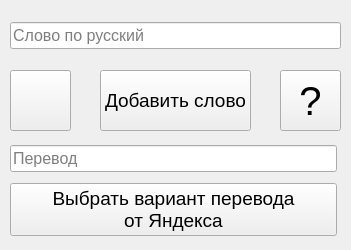
<?xml version="1.0" encoding="UTF-8"?>
<ui version="4.0">
 <class>Form</class>
 <widget class="QWidget" name="Form">
  <property name="geometry">
   <rect>
    <x>0</x>
    <y>0</y>
    <width>351</width>
    <height>250</height>
   </rect>
  </property>
  <property name="windowTitle">
   <string>Form</string>
  </property>
  <widget class="QPushButton" name="btn_change">
   <property name="geometry">
    <rect>
     <x>10</x>
     <y>70</y>
     <width>61</width>
     <height>61</height>
    </rect>
   </property>
   <property name="font">
    <font>
     <pointsize>6</pointsize>
     <strikeout>false</strikeout>
    </font>
   </property>
   <property name="layoutDirection">
    <enum>Qt::RightToLeft</enum>
   </property>
   <property name="text">
    <string/>
   </property>
   <property name="icon">
    <iconset>
     <normaloff>image\strelki.png</normaloff>image\strelki.png</iconset>
   </property>
   <property name="iconSize">
    <size>
     <width>32</width>
     <height>32</height>
    </size>
   </property>
  </widget>
  <widget class="QPushButton" name="btn_add">
   <property name="geometry">
    <rect>
     <x>100</x>
     <y>70</y>
     <width>151</width>
     <height>61</height>
    </rect>
   </property>
   <property name="font">
    <font>
     <pointsize>14</pointsize>
    </font>
   </property>
   <property name="text">
    <string>Добавить слово</string>
   </property>
  </widget>
  <widget class="QWidget" name="horizontalLayoutWidget">
   <property name="geometry">
    <rect>
     <x>10</x>
     <y>10</y>
     <width>331</width>
     <height>51</height>
    </rect>
   </property>
   <layout class="QHBoxLayout" name="horizontalLayout">
    <item>
     <widget class="QLineEdit" name="line_word">
      <property name="font">
       <font>
        <pointsize>12</pointsize>
       </font>
      </property>
      <property name="maxLength">
       <number>100</number>
      </property>
      <property name="placeholderText">
       <string>Слово по русский</string>
      </property>
     </widget>
    </item>
   </layout>
  </widget>
  <widget class="QWidget" name="verticalLayoutWidget">
   <property name="geometry">
    <rect>
     <x>10</x>
     <y>140</y>
     <width>327</width>
     <height>101</height>
    </rect>
   </property>
   <layout class="QVBoxLayout" name="verticalLayout">
    <item>
     <layout class="QHBoxLayout" name="horizontalLayout_2">
      <item>
       <widget class="QLineEdit" name="line_translation">
        <property name="font">
         <font>
          <pointsize>12</pointsize>
         </font>
        </property>
        <property name="maxLength">
         <number>100</number>
        </property>
        <property name="placeholderText">
         <string>Перевод</string>
        </property>
       </widget>
      </item>
     </layout>
    </item>
    <item>
     <widget class="QPushButton" name="btn_variant">
      <property name="font">
       <font>
        <pointsize>14</pointsize>
       </font>
      </property>
      <property name="text">
       <string>Выбрать вариант перевода 
от Яндекса</string>
      </property>
     </widget>
    </item>
   </layout>
  </widget>
  <widget class="QPushButton" name="btn_question">
   <property name="geometry">
    <rect>
     <x>280</x>
     <y>70</y>
     <width>61</width>
     <height>61</height>
    </rect>
   </property>
   <property name="font">
    <font>
     <pointsize>30</pointsize>
    </font>
   </property>
   <property name="text">
    <string>?</string>
   </property>
  </widget>
 </widget>
 <resources/>
 <connections/>
</ui>
